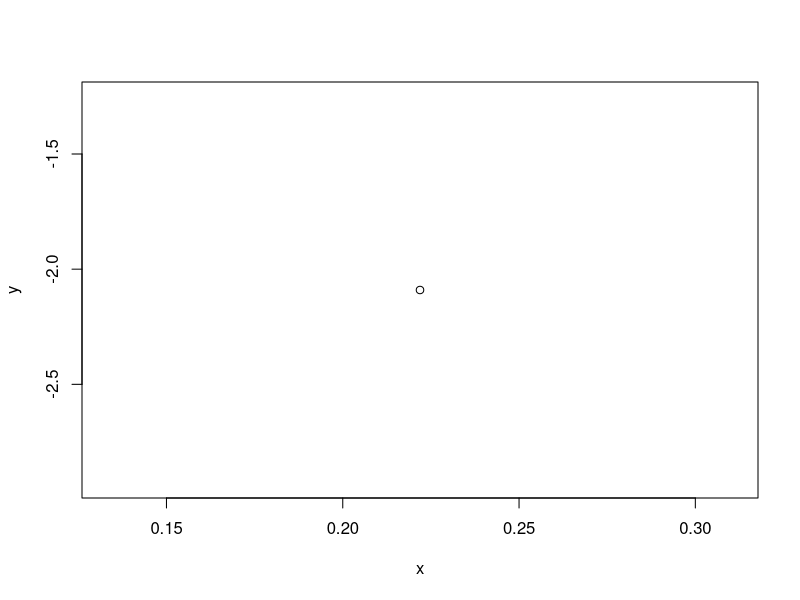
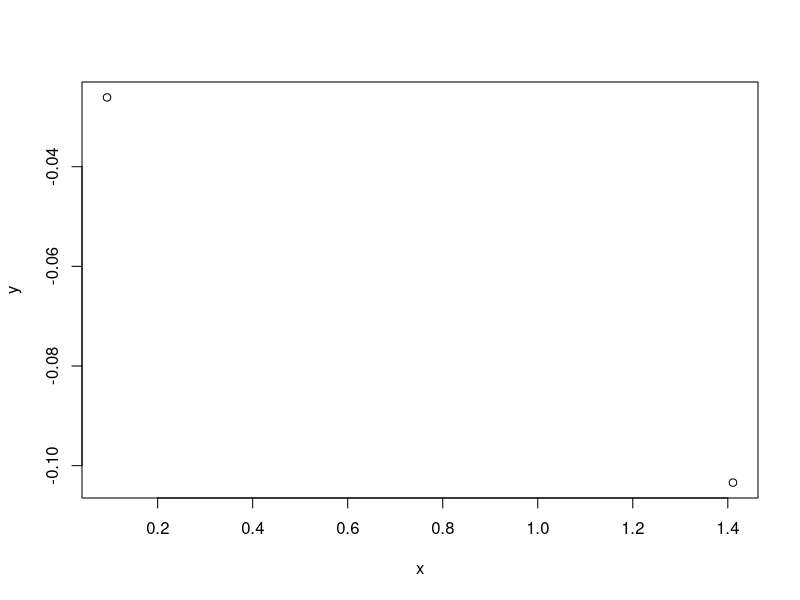
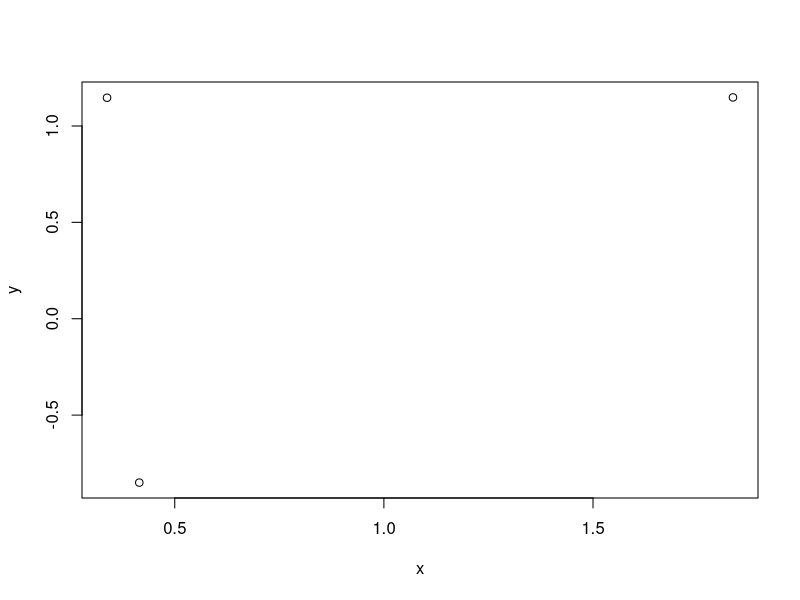
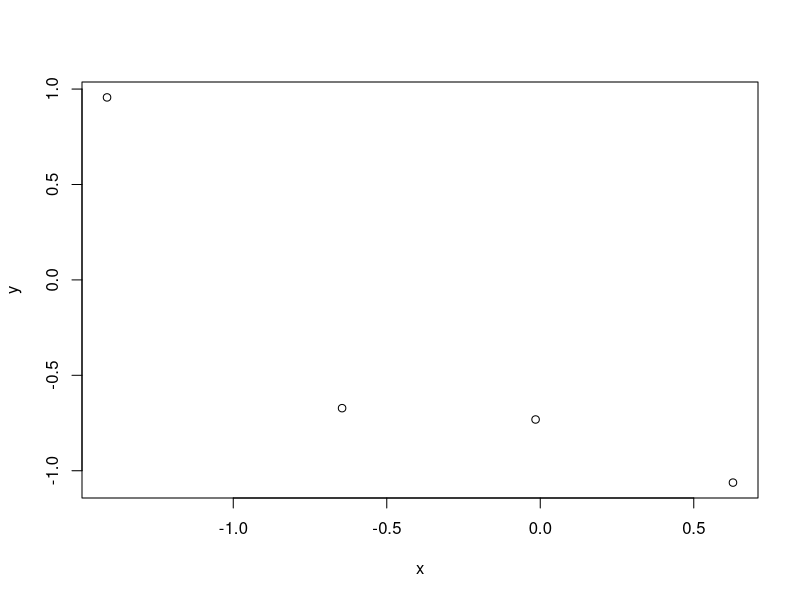
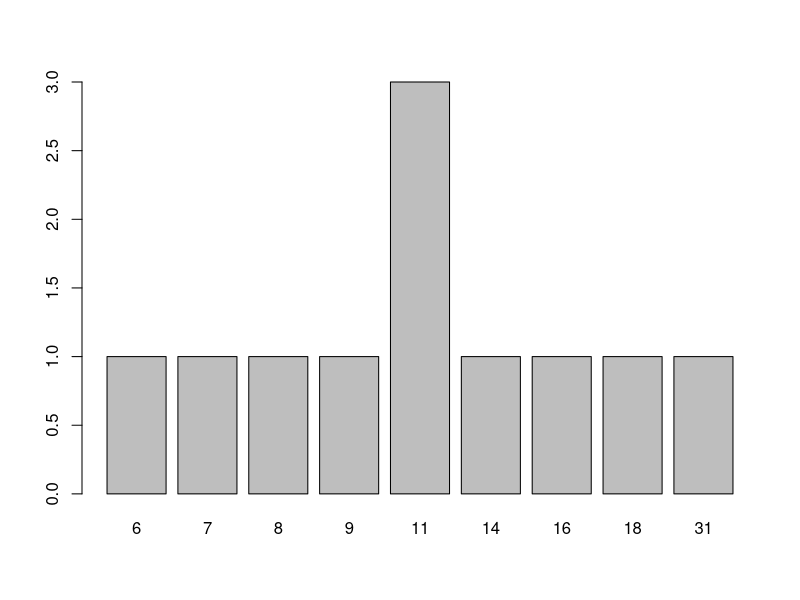
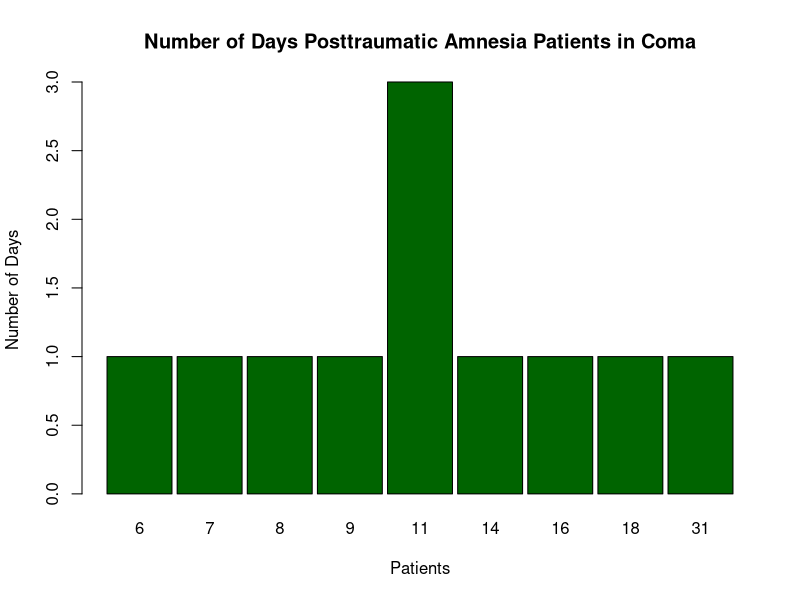
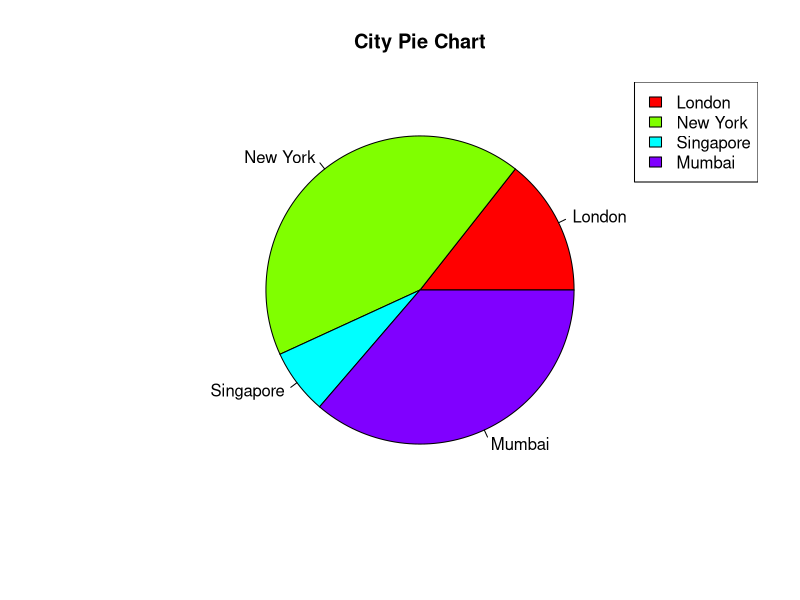
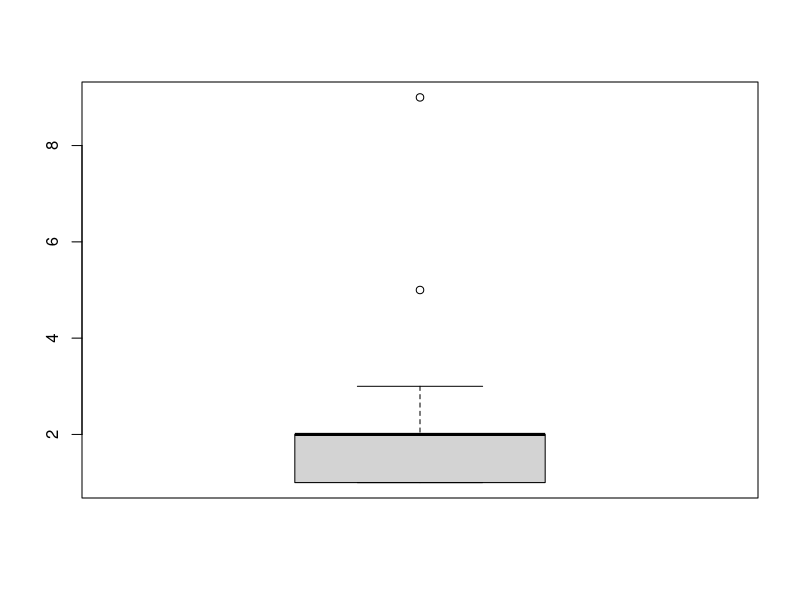

Here is the R script that generated these plots, in order:
## Exercise (Week3_2)
## To restart R session => Ctrl + Shift + F10

## Specify path to save PDF to
destination = 'D:\\UniKL\\Sem2\\IGB20303-ProbabilityandStatsforIT\\Week3\\Ex2-CH1-2-GraphsAll.pdf'

## File name
pdf(file = destination)

## Save plots to PDF
for (i in 1:4) {
  x=rnorm(i)
  y=rnorm(i)
  plot(x, y)
}

#####

#Q1
comaDays=c(11, 14, 18, 7, 11, 16, 31, 6, 11, 8, 9)
#construct a table
table(comaDays)
#draw bar chart/barplot
barplot(table(comaDays))
#design the bar chart
barplot(table(comaDays), main = "Number of Days Posttraumatic Amnesia Patients in Coma",
        ylab = "Number of Days", xlab = "Patients",
        col = c("dark green"),
        space = 0.08)

#####


#Q2
slices = c(21, 62, 10, 53)
lbls = c("London", "New York", "Singapore", "Mumbai")
#draw a pie chart + design
pie(slices, labels = lbls, main = "City Pie Chart",
    col=rainbow(length(lbls)))
#add legend
legend("topright", c(lbls), fill = rainbow(length(lbls)))


#####


#Q3
statsStudents1=c(59, 60, 61, 62, 62, 63, 63, 64, 64, 64, 65,65, 65, 65, 65, 
                 65, 65, 65, 65, 66, 66, 67, 67, 68, 68, 69, 70, 70, 70, 70,
                 70, 71, 71, 72,72, 73, 74, 74, 75, 77)
#construct a table
table(statsStudents1)
#draw a box plot
boxplot(table(statsStudents1))
#change colour of box to blue
boxplot(statsStudents1, ylab = "Height", xlab = "Students",
        main = "Height vs Number of students", col = "light blue")


#####


#Q4
statsStudents2=c(59, 60, 61, 62, 62, 63, 63, 64, 64, 64, 65,65, 65, 65, 65, 
                 65, 65, 65, 65, 66, 66, 67, 67, 68, 68, 69, 70, 70, 70, 70,
                 70, 71, 71, 72,72, 73, 74, 74, 75, 77)
#construct a table
table(statsStudents2)
#draw a scatter plot
plot(statsStudents2)
#design the scatter plot
plot(statsStudents2, ylab = "Marks", xlab = "Students",
     pch = 8, cex = 1.5, col = c("blue", "green"),
     main = "Marks vs Students")

#notes on scatter plot design
## pch : point shapes/plot symbols
## col : color (code or name) to use for the points
## bg : the background (or fill) color for the open plot symbols. It can be used only when pch = 21:25.
## cex : the size of pch symbols
## lwd : the line width for the plotting symbols


## Turn off PDF plotting and save the file
dev.off()
